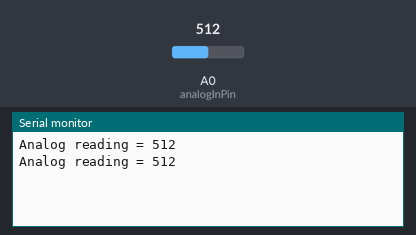
Recording of a sketch running on a simulated Arduino Uno, built with avr-gcc and run on an emulated ATmega328P. On the bench: the last lines printed to the serial monitor. Inputs (shaded band) come from the test bench; at power-on: A0 (analogInPin) = 512.

Above: at 1.8 s.
1.9 s: A0 (analogInPin) set to 716
At 2.8 s:
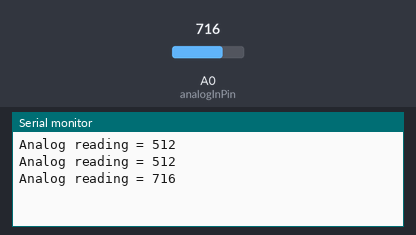
3.4 s: A0 (analogInPin) set to 900
At 4.6 s:
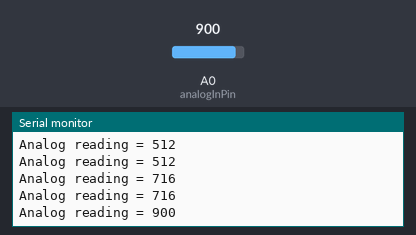
Timing chart, 0 to 6.4 s (numbered marks = the images above; inputs shaded):
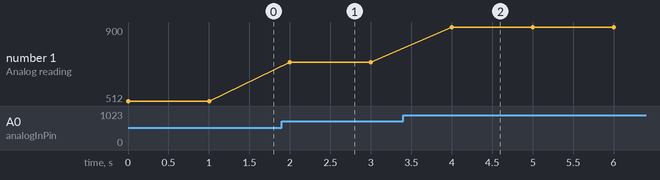

Measured:
- after the input at 1.9 s, the serial monitor: prints a new line after 0.10 s (image 1)
- after the input at 3.4 s, the serial monitor: prints a new line after 0.60 s (image 2)
- plotted number 1: 512 → 716 after the input at 1.9 s, 716 → 900 after the input at 3.4 s

The sketch:

pressur_with_esp_.ino
```cpp
const int analogInPin = A0;  // ESP8266 Analog Pin ADC0 = A0
int fsrReading;


void setup() {
  // initialize serial communication at 115200
  Serial.begin(115200);
}

void loop() {
  // read the analog in value
  fsrReading  = analogRead(analogInPin);


 Serial.print("Analog reading = ");
  Serial.println(fsrReading);


  delay(1000);
}
```
